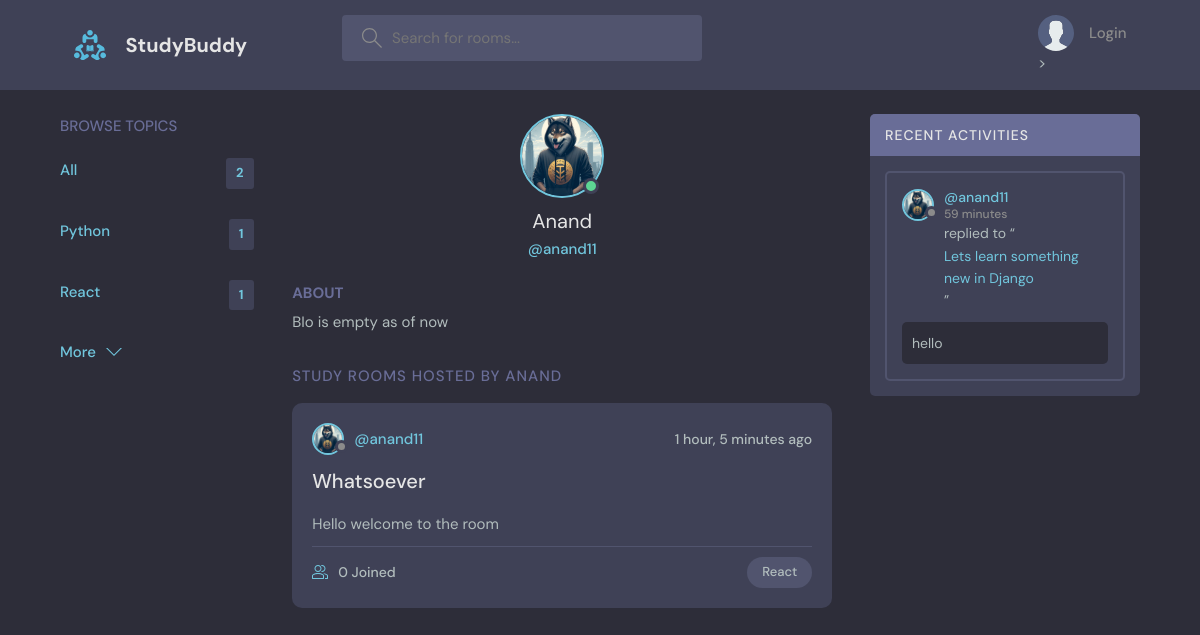
The app's page /profile/2/ with its own data.
### core/models.py (models this page shows, shortened)
class Topic(models.Model):
    name = models.CharField(max_length=200)

class User(AbstractUser):
    name = models.CharField(max_length=20,null=True)
    email = models.EmailField(unique=True,null=True)
    bio = models.TextField(max_length=200,null=True)
    avatar = models.ImageField(null=True,default="avatar.svg")
    USERNAME_FIELD='email'
    REQUIRED_FIELDS=[]

class Rooms(models.Model):
    host = models.ForeignKey(User,on_delete=models.SET_NULL,null=True)
    topic = models.ForeignKey(Topic,on_delete=models.SET_NULL,null=True)
    name = models.CharField(max_length=100)
    description = models.TextField(null=True,blank=True)
    created = models.DateTimeField(auto_now_add=True)
    updated = models.DateTimeField(auto_now=True)
    participants=models.ManyToManyField(User,related_name='participants',blank=True)
    class Meta:
        ordering=['-updated','-created']
    def __str__(self):
        return self.name

class Messages(models.Model):
    user = models.ForeignKey(User,on_delete=models.CASCADE)
    room = models.ForeignKey(Rooms,on_delete=models.CASCADE)
    body = models.TextField()
    created = models.DateTimeField(auto_now_add=True)
    updated = models.DateTimeField(auto_now=True)
    class Meta:
        ordering=['-updated','-created']
    def __str__(self):
        return self.body[0:50]

### core/views.py (the view)
# urls.py: path('profile/<str:pk>/',views.userProfile,name='user-profile'),
def userProfile(request,pk):
    user = User.objects.get(id=pk)
    rooms=Rooms.objects.filter(host=user)
    room_msg = Messages.objects.filter(user=user)
    topics= Topic.objects.all()
    context={'user':user,'rooms':rooms,"room_msg":room_msg,"topics":topics}
    return render(request,'core/profile.html',context)

### core/templates/core/profile.html (shortened to what this page needs)
{% extends 'main.html' %}
{% block content %}
<main class="profile-page layout layout--3">
  <div class="container">
    {% include 'core/topic.html' %}
    <div class="roomList">
      <div class="profile">
        <div class="profile__avatar">
          <div class="avatar avatar--large active">
            <img src="{{user.avatar.url}}" />
          </div>
        </div>
        <div class="profile__info">
          <h3>{{user.name}}</h3>
          <p>@{{user.username}}</p>
        </div>
        <div class="profile__about">
          <h3>About</h3>
          <p>
            {{user.bio}}
          </p>
        </div>
      </div>
      <div class="roomList__header">
        <div>
          <h2>Study Rooms Hosted by {{user.name}}</a>
          </h2>
        </div>
      </div>
      {% include 'core/feed.html' %}
    </div>
    {% include 'core/activity.html' %}
  </div>
</main>
{% endblock content %}

### templates/main.html (shortened to what this page needs)
<!DOCTYPE html>
{% load static %}
<html lang="en">
<head>
    <link rel="stylesheet" href="{% static 'style/style.css' %}" />
</head>
<body>
    {% include 'navbar.html' %}
    {% block content %}
    {% endblock %}
</body>
</html>

### templates/navbar.html (shortened to what this page needs)
{% load static %}
<header class="header header--loggedIn">
    <div class="container">
        <a href="{% url 'home' %}" class="header__logo">
            <img src="{% static 'images/logo.svg' %}" />
            <h1>StudyBuddy</h1>
        </a>
        <form class="header__search" method="GET" action="{% url 'home' %}">
            <label>
                <input name="q" placeholder="Search for rooms..." />
            </label>
        </form>
        <nav class="header__menu">
            {% if request.user.is_authenticated %}
            <div class="header__user">
                <a href="{% url 'user-profile' request.user.id %}">
                    <div class="avatar avatar--medium active">
                        <img src="{{request.user.avatar.url}}" />
                    </div>
                    <p>{{request.user.name}} <span>@{{request.user.username}}</span></p>
                </a>
                <button class="dropdown-button">
                    <svg version="1.1" xmlns="http://www.w3.org/2000/svg" width="32" height="32" viewBox="0 0 32 32">
                        <title>chevron-down</title>
                        <path d="M16 21l-13-13h-3l16 16 16-16h-3l-13 13z"></path>
                    </svg>
                </button>
            </div>
            {% else %}
            <a href="{% url 'login' %}">
                <img src="{% static 'images/avatar.svg' %}" />
                <p>Login</p>
            </a> >
            {% endif %}
        </nav>
    </div>
</header>

### core/templates/core/topic.html
<div class="topics">
    <div class="topics__header">
        <h2>Browse Topics</h2>
    </div>
    <ul class="topics__list">
        <li>
            <a href="{% url 'home' %}" class="active">All <span>{{topics.count}}</span></a>
        </li>
        {% for topic in topics %}
        <li>
            <a href="{%url 'home' %}?q={{topic.name}}" class="active">{{topic.name}} <span>{{topic.rooms_set.all.count}}</span></a>
        </li>
        {% endfor %}
    </ul>
    <a class="btn btn--link" href="{% url 'topics' %}">
        More
        <svg version="1.1" xmlns="http://www.w3.org/2000/svg" width="32" height="32" viewBox="0 0 32 32">
            <title>chevron-down</title>
            <path d="M16 21l-13-13h-3l16 16 16-16h-3l-13 13z"></path>
        </svg>
    </a>
</div>

### core/templates/core/feed.html (shortened to what this page needs)
{% for room in rooms %}
<div class="roomListRoom">
    <div class="roomListRoom__header">
        <a href="{%url 'user-profile' room.host.id %}" class="roomListRoom__author">
            <div class="avatar avatar--small">
                <img src="{{room.host.avatar.url}}" />
            </div>
            <span>@{{room.host.username}}</span>
        </a>
        <div class="roomListRoom__actions">
            <span>{{room.created|timesince}} ago</span>
        </div>
    </div>
    <div class="roomListRoom__content">
        <a href="{% url 'room' room.id%}">{{room.name}}</a>
        <p>
            {{room.description}}
        </p>
    </div>
    <div class="roomListRoom__meta">
        <a href="{% url 'room' room.id%}" class="roomListRoom__joined">
            {{room.participants.all.count}} Joined
        </a>
        <p class="roomListRoom__topic">{{room.topic.name}}</p>
    </div>
</div>
{% endfor %}

### core/templates/core/activity.html (shortened to what this page needs)
<div class="activities">
    <div class="activities__header">
      <h2>Recent Activities</h2>
    </div>
    {% for msg in room_msg %}
    <div class="activities__box">
      <div class="activities__boxHeader roomListRoom__header">
        <a href="{% url 'user-profile' request.user.id %}" class="roomListRoom__author">
          <div class="avatar avatar--small">
            <img src="{{msg.user.avatar.url}}" />
          </div>
          <p>
            @{{msg.user.username}}
            <span>{{msg.created|timesince}}</span>
          </p>
        </a>
      </div>
      <div class="activities__boxContent">
        <p>replied to “<a href="{% url 'room' msg.room.id %}">{{msg.room}}</a>”</p>
        <div class="activities__boxRoomContent">
          {{msg}}
        </div>
      </div>
    </div>
    {% endfor %}
  </div>

### records on screen
Topic: name "Python", rooms_set.all.count "1"
Topic: name "React", rooms_set.all.count "1"
User: avatar (picture), name "Anand", username "anand11", bio "BIo is empty as of now", name "ANAND"
Rooms: host.avatar (picture), host.username "anand11", created "1 hour, 5 minutes", name "Whatsoever", description "Hello welcome to the room", participants.all.count "0", topic.name "React"
Messages: user.avatar (picture), user.username "anand11", created "59 minutes", room "Lets learn something new in Django", body "hello"

### other values on screen
{{ topics.count }} "2"
